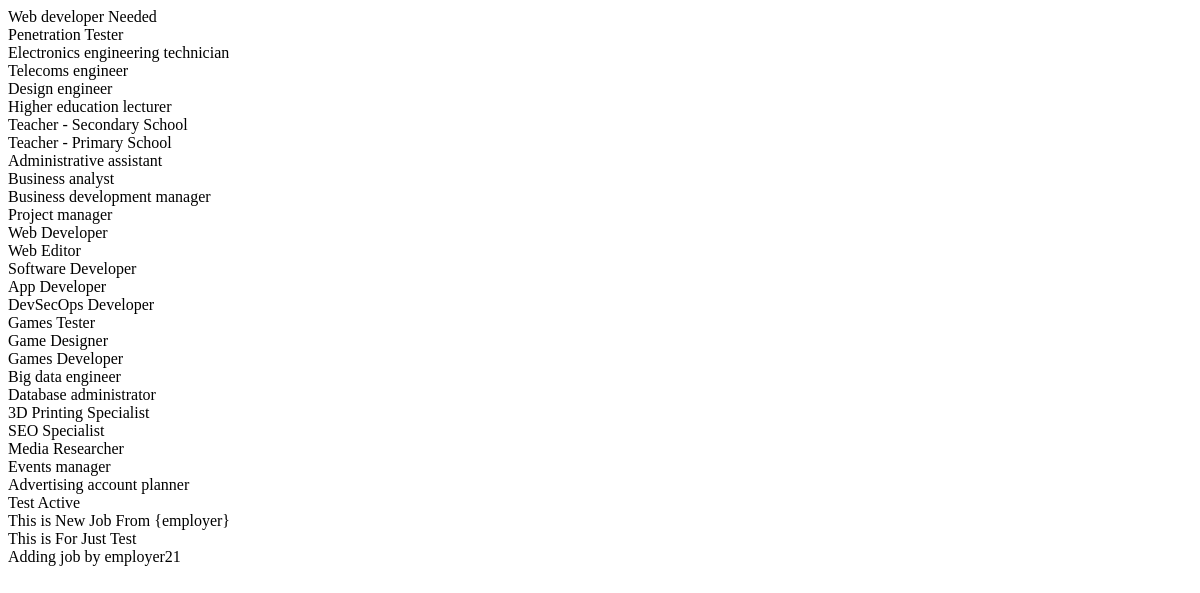
Before: /accounts/test/ with the older database file.
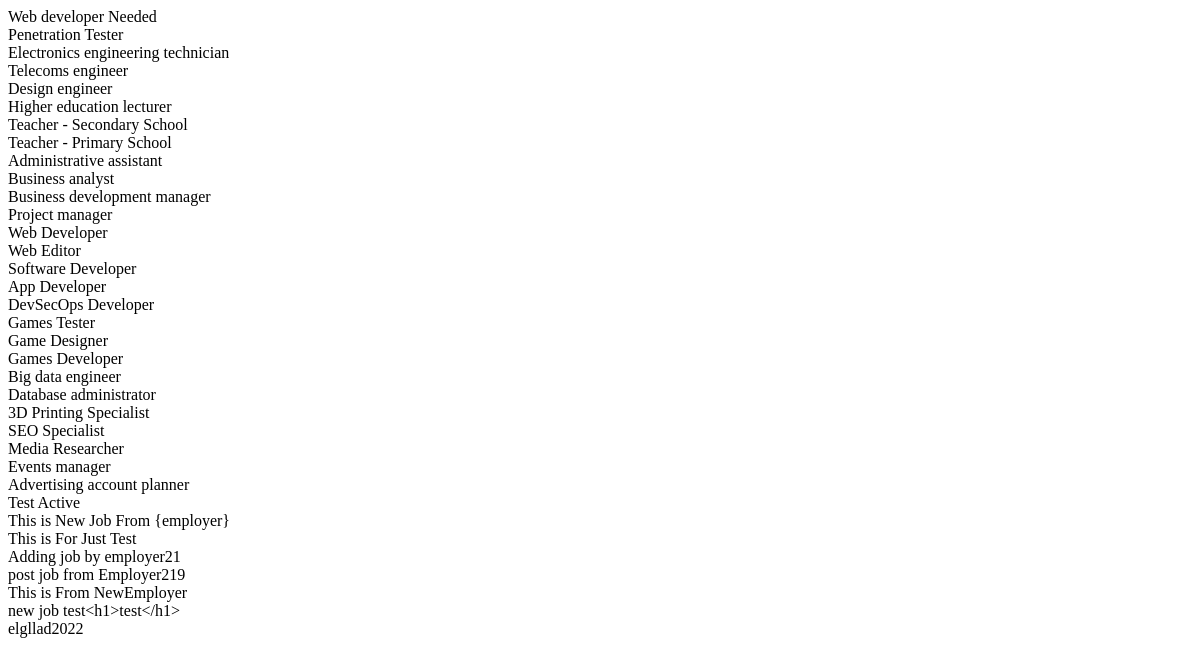
After: the same page with the newer database file.
### job/models.py (models this page shows, shortened)
class Job(models.Model):            #table
    owner = models.ForeignKey(User,related_name='job_owner',on_delete=CASCADE)   # column                                     #column
    title = models.CharField(max_length=40)
    location = models.CharField(max_length=30)
    job_type = models.CharField(max_length=15,choices=JOB_TYPE)
    description = RichTextField()
    published_at = models.DateTimeField(auto_now_add=True)
    vacancy = models.IntegerField(default=1)
    salary = models.IntegerField(default=0)
    experience = models.IntegerField(default=0)
    category = models.ForeignKey('Category',on_delete=CASCADE)
    img = models.ImageField(upload_to=image_upload,blank=True,null=True)
    slug = models.SlugField(blank=True,null=True)

### accounts/views.py (the view)
# urls.py: path('test/',views.test,name='test'),
def test(request):
    job_list = Job.objects.all()
    context={'jobs':job_list}
    return render(request,'accounts/test.html',context)

### nnotification/context_processors.py (called while the page is built)
def notifications(request):
    if request.user.is_authenticated:
        return {'notifications': request.user.notifications.filter(is_read=False)}
    else:
        return {'notifications': []}

### accounts/templates/accounts/test.html
{%for job in jobs%}
    {{job.title}}<br>
{%endfor%}

Changed rows visible on the page:
added Job: title "post job from Employer219"
added Job: title "This is From NewEmployer"
added Job: title "new job test<h1>test</h1>"
added Job: title "elgllad2022"
